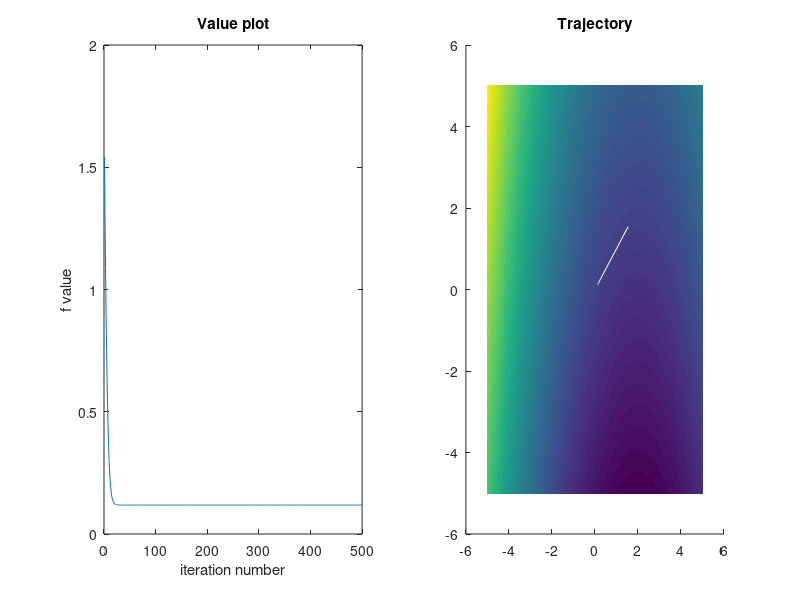

This chart was generated by the following MATLAB code:
%DAWID MACZKA EXERCISE 3%
% Let 𝑓(𝑥,𝑦)=1/2 * (x-2)^2 + y 
% RADIUS 1
% Perform 100 iterations of gradient descent algorithm to minimize the function.
% Start from point (2,2).
% Display the values of function in graph where on OX axis are iteration numbers. 

f = @(x, y) 0.5*(x-2)^2 + y;

% derivative df/dx, df/dy, df/dz
grad_f = @(x, y) [x-2;1]; 

% starting point (3,3)
x0 = 3;
y0 = 3;

step_size = 0.1;

iterations = 1:500;
function_values = zeros(1, 100);

% for 2nd plot
gridPoints = linspace(-5, 5, 200);
[xValues, yValues] = meshgrid(gridPoints, gridPoints);
functionValues = (0.5*(xValues-2).^2 + yValues); 
trajectory = zeros(500, 2);

for i = 1:500
    gradient = grad_f(x0, y0);

    x0 = x0 - step_size * gradient(1);
    y0 = y0 - step_size * gradient(2);
   
    % apply projection function lol
    if (x0^2 + y0^2 > 1)
        norm = sqrt(x0^2 + y0^2);
        x0 = x0 /norm;
        y0 = y0 /norm;
    end

    function_values(i) = f(x0,y0);
    trajectory(i, :) = function_values(i);
end

figure;
subplot(1, 2, 1);
plot(iterations, function_values);
xlabel('iteration number');
ylabel('f value');
title('Value plot');

subplot(1,2,2);
hold on
imagesc(gridPoints, gridPoints, functionValues);
plot(trajectory(:, 1), trajectory(:, 2), 'w');
title('Trajectory');
hold off